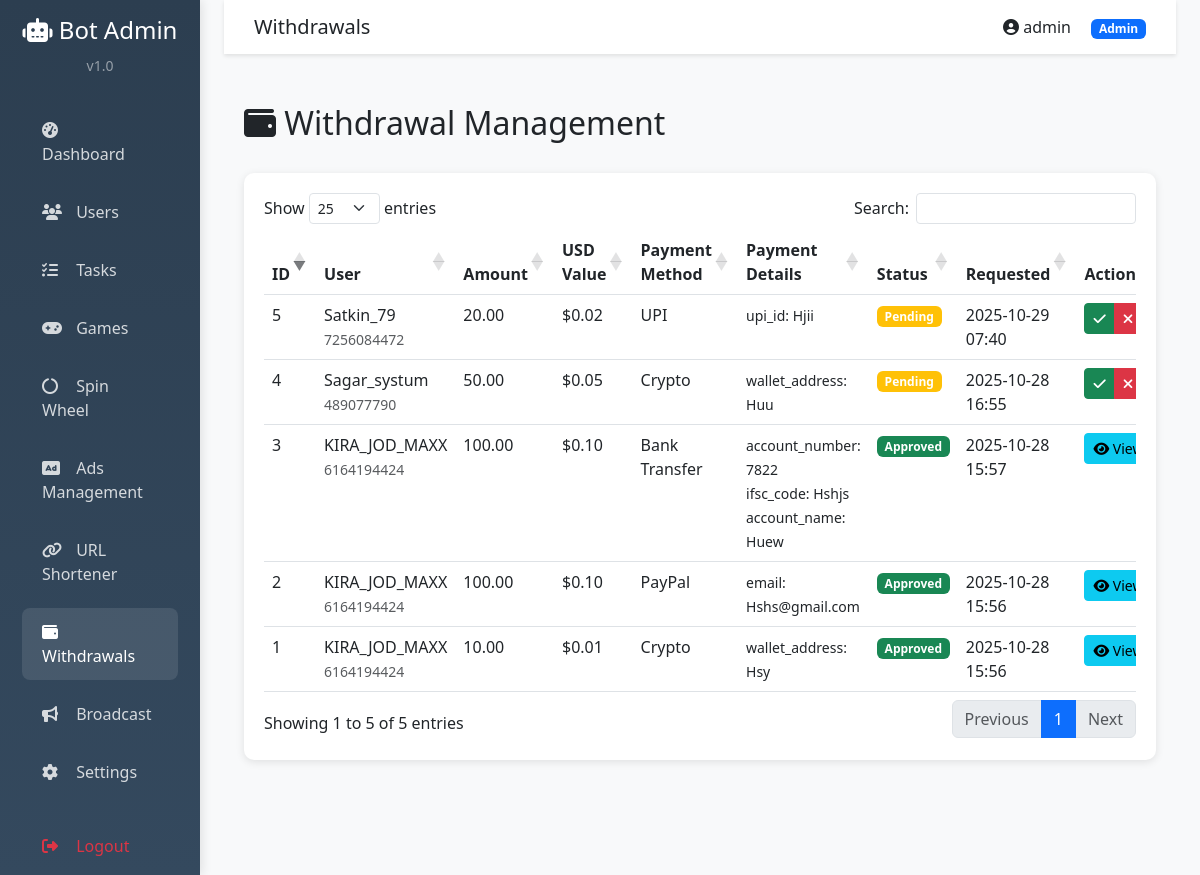
Page /admin/withdrawals.php (signed in) on the committed database.
### tables this page shows
CREATE TABLE `withdrawals` (
  `id` int(11) NOT NULL,
  `user_id` int(11) NOT NULL,
  `amount` decimal(20,2) NOT NULL,
  `payment_method` varchar(100) NOT NULL,
  `payment_details` text NOT NULL,
  `status` enum('pending','approved','rejected') DEFAULT 'pending',
  `admin_note` text DEFAULT NULL,
  `payment_proof` varchar(500) DEFAULT NULL,
  `transaction_id` varchar(255) DEFAULT NULL,
  `created_at` timestamp NULL DEFAULT current_timestamp(),
  `processed_at` timestamp NULL DEFAULT NULL
);

CREATE TABLE `users` (
  `id` int(11) NOT NULL,
  `telegram_id` bigint(20) NOT NULL,
  `username` varchar(255) DEFAULT NULL,
  `first_name` varchar(255) DEFAULT NULL,
  `last_name` varchar(255) DEFAULT NULL,
  `coins` decimal(20,2) DEFAULT 0.00,
  `energy` int(11) DEFAULT 100,
  `last_energy_update` timestamp NULL DEFAULT current_timestamp(),
  `referral_code` varchar(50) DEFAULT NULL,
  `referred_by` int(11) DEFAULT NULL,
  `is_banned` tinyint(1) DEFAULT 0,
  `created_at` timestamp NULL DEFAULT current_timestamp(),
  `last_active` timestamp NULL DEFAULT current_timestamp()
);

CREATE TABLE `settings` (
  `id` int(11) NOT NULL,
  `setting_key` varchar(100) NOT NULL,
  `setting_value` text DEFAULT NULL,
  `updated_at` timestamp NULL DEFAULT current_timestamp() ON UPDATE current_timestamp()
);

### config.php (called while the page is built, shortened)
<?php
class Database {
    private static $instance = null;
    private $conn;
    private function __construct() {
        try {
            $this->conn = new PDO(
                "mysql:host=" . DB_HOST . ";dbname=" . DB_NAME . ";charset=utf8mb4",
                DB_USER,
                DB_PASS,
                array(
                    PDO::ATTR_ERRMODE => PDO::ERRMODE_EXCEPTION,
                    PDO::ATTR_DEFAULT_FETCH_MODE => PDO::FETCH_ASSOC,
                    PDO::ATTR_EMULATE_PREPARES => false
                )
            );
        } catch(PDOException $e) {
            error_log("Database Connection Error: " . $e->getMessage());
            if (!isset($_SERVER['HTTP_ACCEPT']) || strpos($_SERVER['HTTP_ACCEPT'], 'application/json') === false) {
                http_response_code(500);
                echo '<!DOCTYPE html><html><head><meta charset="UTF-8"><title>Database Error</title></head><body style="font-family:Arial;padding:50px;text-align:center;"><h1>Service Unavailable</h1><p>Unable to connect to the database. Please try again later.</p></body></html>';
                exit;
            }
            die(json_encode(['success' => false, 'error' => 'Database connection failed']));
        }
    }
    public static function getInstance() {
        if (self::$instance === null) {
            self::$instance = new self();
        }
        return self::$instance;
    }
    public function getConnection() {
        return $this->conn;
    }
}
function getSetting($key, $default = null) {
    $db = Database::getInstance()->getConnection();
    $stmt = $db->prepare("SELECT setting_value FROM settings WHERE setting_key = ?");
    $stmt->execute([$key]);
    $result = $stmt->fetch();
    return $result ? $result['setting_value'] : $default;
}
?>

### admin/withdrawals.php (the view, shortened to what this page needs)
<?php
require_once '../config.php';
require_once 'header.php';
$db = Database::getInstance()->getConnection();
$stmt = $db->query("SELECT w.*, u.username, u.first_name, u.telegram_id
                    FROM withdrawals w
                    JOIN users u ON w.user_id = u.id
                    ORDER BY
                        CASE WHEN w.status = 'pending' THEN 0 ELSE 1 END,
                        w.created_at DESC");
$withdrawals = $stmt->fetchAll();
?>
<div class="page-header">
    <h2><i class="fas fa-wallet"></i> Withdrawal Management</h2>
</div>
<div class="stat-card">
    <div class="table-responsive">
        <table class="table table-hover data-table">
            <thead>
                <tr>
                    <th>ID</th>
                    <th>User</th>
                    <th>Amount</th>
                    <th>USD Value</th>
                    <th>Payment Method</th>
                    <th>Payment Details</th>
                    <th>Status</th>
                    <th>Requested</th>
                    <th>Actions</th>
                </tr>
            </thead>
            <tbody>
                <?php foreach ($withdrawals as $w):
                    $usdValue = $w['amount'] * (float)getSetting('coin_to_usd_rate', 0.001);
                    $details = json_decode($w['payment_details'], true);
                ?>
                <tr>
                    <td><?php echo $w['id']; ?></td>
                    <td>
                        <?php echo htmlspecialchars($w['username'] ?: $w['first_name']); ?><br>
                        <small class="text-muted"><?php echo $w['telegram_id']; ?></small>
                    </td>
                    <td><?php echo number_format($w['amount'], 2); ?></td>
                    <td>$<?php echo number_format($usdValue, 2); ?></td>
                    <td><?php echo $w['payment_method']; ?></td>
                    <td>
                        <small>
                            <?php
                            if (is_array($details)) {
                                foreach ($details as $key => $value) {
                                    echo htmlspecialchars($key) . ": " . htmlspecialchars($value) . "<br>";
                                }
                            } else {
                                echo htmlspecialchars($w['payment_details']);
                            }
                            ?>
                        </small>
                    </td>
                    <td>
                        <?php
                        $badgeClass = $w['status'] === 'pending' ? 'warning' : ($w['status'] === 'approved' ? 'success' : 'danger');
                        echo "<span class='badge bg-{$badgeClass}'>" . ucfirst($w['status']) . "</span>";
                        ?>
                    </td>
                    <td><?php echo date('Y-m-d H:i', strtotime($w['created_at'])); ?></td>
                    <td>
                        <?php if ($w['status'] === 'pending'): ?>
                            <div class="btn-group">
                                <button class="btn btn-sm btn-success" onclick="approveWithdrawal(<?php echo $w['id']; ?>)">
                                    <i class="fas fa-check"></i>
                                </button>
                                <button class="btn btn-sm btn-danger" onclick="rejectWithdrawal(<?php echo $w['id']; ?>)">
                                    <i class="fas fa-times"></i>
                                </button>
                            </div>
                        <?php elseif ($w['status'] === 'approved'): ?>
                            <button class="btn btn-sm btn-info" onclick="viewProof(<?php echo $w['id']; ?>, '<?php echo htmlspecialchars($w['payment_proof'] ?? ''); ?>', '<?php echo htmlspecialchars($w['transaction_id'] ?? ''); ?>')">
                                <i class="fas fa-eye"></i> View
                            </button>
                        <?php else: ?>
                            <small class="text-muted"><?php echo htmlspecialchars($w['admin_note']); ?></small>
                        <?php endif; ?>
                    </td>
                </tr>
                <?php endforeach; ?>
            </tbody>
        </table>
    </div>
</div>
<?php require_once 'footer.php'; ?>

### admin/header.php (style rules this page uses)
:root { --primary-gradient: linear-gradient(135deg, #667eea 0%, #764ba2 100%); }
body { background-color: #f8f9fa; }
.stat-card { background: white; border-radius: 10px; padding: 20px; box-shadow: 0 2px 8px rgba(0,0,0,0.1); margin-bottom: 20px; transition: transform 0.3s; }
.page-header { margin-bottom: 30px; }

### rows in the picture
withdrawals: id "5", user.username "Satkin_79", user.telegram_id "7256084472", amount "20.00", amount.setting_value "0.02", payment_method "UPI", key "upi_id", payment_details "Hjii", status "Pending", created_at "2025-10-29 07:40"
withdrawals: id "4", user.username "Sagar_systum", user.telegram_id "489077790", amount "50.00", amount.setting_value "0.05", payment_method "Crypto", key "wallet_address", payment_details "Huu", status "Pending", created_at "2025-10-28 16:55"
withdrawals: id "3", user.username "KIRA_JOD_MAXX", user.telegram_id "6164194424", amount "100.00", amount.setting_value "0.10", payment_method "Bank Transfer", key "account_number", payment_details "7822", key "ifsc_code", payment_details "Hshjs", key "account_name", payment_details "Huew", status "Approved", created_at "2025-10-28 15:57"
withdrawals: id "2", user.username "KIRA_JOD_MAXX", user.telegram_id "6164194424", amount "100.00", amount.setting_value "0.10", payment_method "PayPal", key "email", payment_details "Hshs@gmail.com", status "Approved", created_at "2025-10-28 15:56"
withdrawals: id "1", user.username "KIRA_JOD_MAXX", user.telegram_id "6164194424", amount "10.00", amount.setting_value "0.01", payment_method "Crypto", key "wallet_address", payment_details "Hsy", status "Approved", created_at "2025-10-28 15:56"

### other values in the picture
$currentPage "Withdrawals"
$_SESSION['admin_username'] "admin"
$_SESSION['admin_role'] "Admin"
